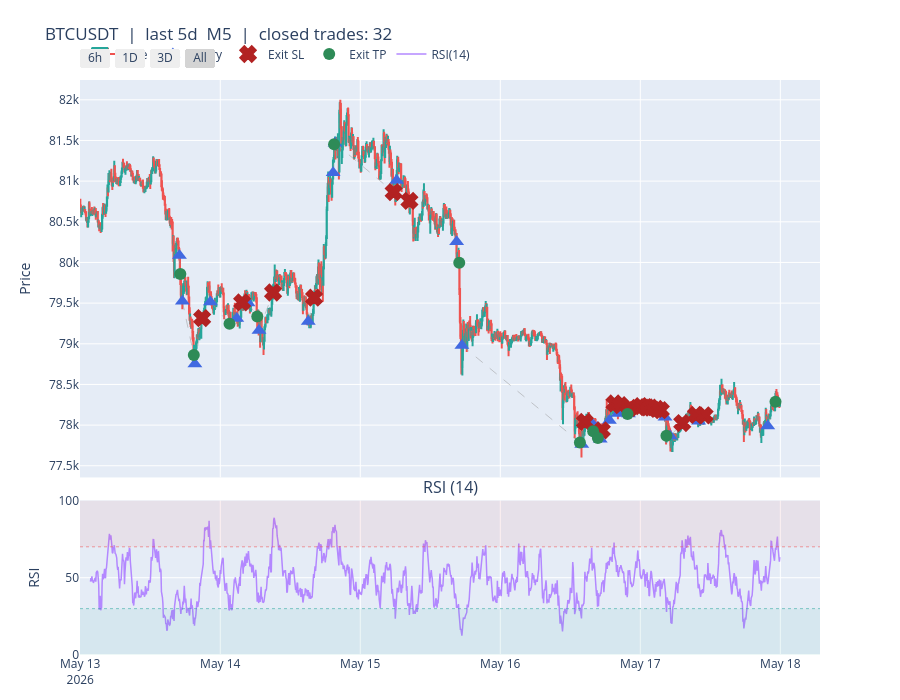
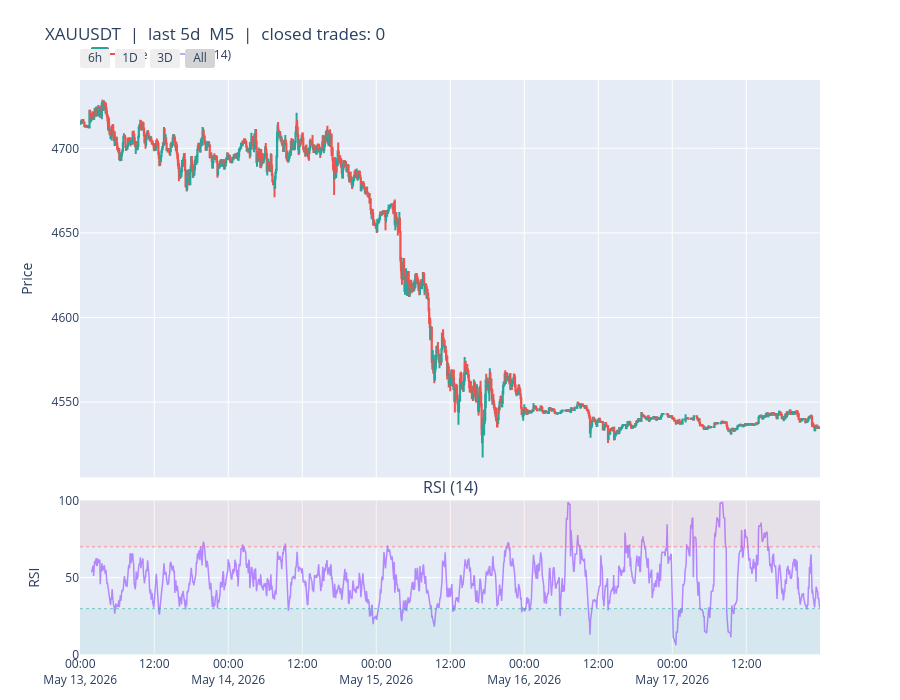
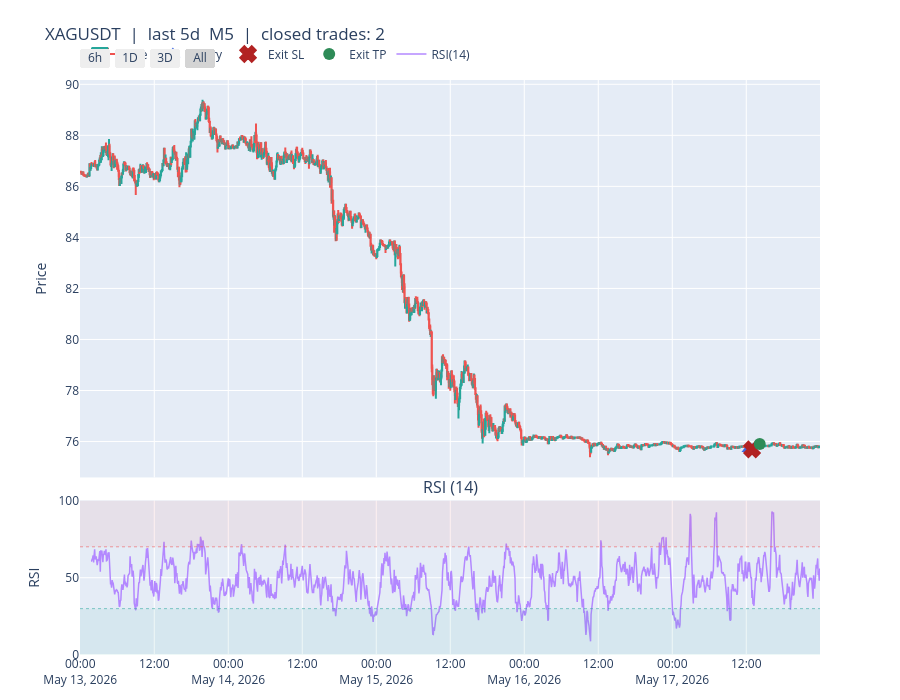

Here is the notebook cell these charts were saved with, in order:
### Code cell
# SECTION 5 — Last LOOKBACK_DAYS on M5: price + trades (one figure per symbol)
_now_ms = int(time.time() * 1000)
chart_t0 = _now_ms - LOOKBACK_DAYS * DAY_MS
chart_t1 = _now_ms
_cutoff = pd.to_datetime(chart_t0, unit="ms", utc=True)

for symbol in SYMBOLS:
    trades = trade_frames.get(symbol, pd.DataFrame())
    if not trades.empty:
        trades = trades.loc[trades["exit_time"] >= _cutoff].copy()

    print(
        f"OHLCV {symbol}  {pd.to_datetime(chart_t0, unit='ms', utc=True)} .. "
        f"{pd.to_datetime(chart_t1, unit='ms', utc=True)} UTC"
    )
    ohlcv = fetch_klines_in_range(symbol, CHART_INTERVAL, chart_t0, chart_t1)
    if not ohlcv.empty:
        ohlcv.index = ohlcv.index.tz_convert(_TEHRAN)

    plot_symbol_trades(symbol, ohlcv, trades)

print("All charts rendered.")

### Figure 1 — Plotly figure (JSON) as saved in the notebook; plotly's stock layout.template omitted (floating-point values rounded to 4 significant figures; data arrays with more than 128 entries replaced by an {"elided": "..."} marker saying what was removed)
{"data": [{"close": {"elided": "1440 float values"}, "decreasing": {"line": {"color": "#ef5350"}}, "high": {"elided": "1440 float values"}, "hoverinfo": "x+text", "hovertext": {"elided": "1440 str values"}, "increasing": {"line": {"color": "#26a69a"}}, "low": {"elided": "1440 float values"}, "name": "Price", "open": {"elided": "1440 float values"}, "type": "candlestick", "x": {"elided": "1440 str values"}, "xaxis": "x", "yaxis": "y"}, {"hoverinfo": "skip", "line": {"color": "rgba(150,150,150,0.5)", "dash": "dash", "width": 1}, "mode": "lines", "showlegend": false, "type": "scatter", "x": ["2026-05-13T17:00:03.155000+03:30", "2026-05-13T17:09:34.616000+03:30"], "xaxis": "x", "y": [80084, 79860.0], "yaxis": "y"}, {"hoverinfo": "skip", "line": {"color": "rgba(150,150,150,0.5)", "dash": "dash", "width": 1}, "mode": "lines", "showlegend": false, "type": "scatter", "x": ["2026-05-13T17:30:14.326000+03:30", "2026-05-13T19:28:08.146000+03:30"], "xaxis": "x", "y": [79522, 78860.0], "yaxis": "y"}, {"hoverinfo": "skip", "line": {"color": "rgba(150,150,150,0.5)", "dash": "dash", "width": 1}, "mode": "lines", "showlegend": false, "type": "scatter", "x": ["2026-05-13T19:39:17.585000+03:30", "2026-05-13T20:53:31.992000+03:30"], "xaxis": "x", "y": [78750.0, 79320.0], "yaxis": "y"}, {"hoverinfo": "skip", "line": {"color": "rgba(150,150,150,0.5)", "dash": "dash", "width": 1}, "mode": "lines", "showlegend": false, "type": "scatter", "x": ["2026-05-13T22:18:19.396000+03:30", "2026-05-14T01:35:19.991000+03:30"], "xaxis": "x", "y": [79520.0, 79250.0], "yaxis": "y"}, {"hoverinfo": "skip", "line": {"color": "rgba(150,150,150,0.5)", "dash": "dash", "width": 1}, "mode": "lines", "showlegend": false, "type": "scatter", "x": ["2026-05-14T02:49:45.376000+03:30", "2026-05-14T03:45:01.226000+03:30"], "xaxis": "x", "y": [79311, 79510.0], "yaxis": "y"}, {"hoverinfo": "skip", "line": {"color": "rgba(150,150,150,0.5)", "dash": "dash", "width": 1}, "mode": "lines", "showlegend": false, "type": "scatter", "x": ["2026-05-14T04:46:17.325000+03:30", "2026-05-14T06:20:30.786000+03:30"], "xaxis": "x", "y": [79500.0, 79330.0], "yaxis": "y"}, {"hoverinfo": "skip", "line": {"color": "rgba(150,150,150,0.5)", "dash": "dash", "width": 1}, "mode": "lines", "showlegend": false, "type": "scatter", "x": ["2026-05-14T06:38:23.943000+03:30", "2026-05-14T09:03:11.046000+03:30"], "xaxis": "x", "y": [79160.0, 79630.0], "yaxis": "y"}, {"hoverinfo": "skip", "line": {"color": "rgba(150,150,150,0.5)", "dash": "dash", "width": 1}, "mode": "lines", "showlegend": false, "type": "scatter", "x": ["2026-05-14T15:05:05.239000+03:30", "2026-05-14T16:05:02.826000+03:30"], "xaxis": "x", "y": [79270.0, 79570.0], "yaxis": "y"}, {"hoverinfo": "skip", "line": {"color": "rgba(150,150,150,0.5)", "dash": "dash", "width": 1}, "mode": "lines", "showlegend": false, "type": "scatter", "x": ["2026-05-14T19:20:46.115000+03:30", "2026-05-14T19:30:49.056000+03:30"], "xaxis": "x", "y": [81103, 81454], "yaxis": "y"}, {"hoverinfo": "skip", "line": {"color": "rgba(150,150,150,0.5)", "dash": "dash", "width": 1}, "mode": "lines", "showlegend": false, "type": "scatter", "x": ["2026-05-14T19:41:08.396000+03:30", "2026-05-15T05:43:11.286000+03:30"], "xaxis": "x", "y": [81465, 80860.0], "yaxis": "y"}, {"hoverinfo": "skip", "line": {"color": "rgba(150,150,150,0.5)", "dash": "dash", "width": 1}, "mode": "lines", "showlegend": false, "type": "scatter", "x": ["2026-05-15T06:13:51.806000+03:30", "2026-05-15T08:25:27.166000+03:30"], "xaxis": "x", "y": [81008, 80760.0], "yaxis": "y"}, {"hoverinfo": "skip", "line": {"color": "rgba(150,150,150,0.5)", "dash": "dash", "width": 1}, "mode": "lines", "showlegend": false, "type": "scatter", "x": ["2026-05-15T16:31:08.956000+03:30", "2026-05-15T16:57:50.356000+03:30"], "xaxis": "x", "y": [80260.0, 79996], "yaxis": "y"}, {"hoverinfo": "skip", "line": {"color": "rgba(150,150,150,0.5)", "dash": "dash", "width": 1}, "mode": "lines", "showlegend": false, "type": "scatter", "x": ["2026-05-15T17:25:05.023000+03:30", "2026-05-16T13:38:46.781000+03:30"], "xaxis": "x", "y": [78980.0, 77790.0], "yaxis": "y"}, {"hoverinfo": "skip", "line": {"color": "rgba(150,150,150,0.5)", "dash": "dash", "width": 1}, "mode": "lines", "showlegend": false, "type": "scatter", "x": ["2026-05-16T13:58:11.087000+03:30", "2026-05-16T14:30:34.736000+03:30"], "xaxis": "x", "y": [77760.0, 78040.0], "yaxis": "y"}, {"hoverinfo": "skip", "line": {"color": "rgba(150,150,150,0.5)", "dash": "dash", "width": 1}, "mode": "lines", "showlegend": false, "type": "scatter", "x": ["2026-05-16T15:26:58.929000+03:30", "2026-05-16T15:55:02.866000+03:30"], "xaxis": "x", "y": [78040.0, 77920.0], "yaxis": "y"}, {"hoverinfo": "skip", "line": {"color": "rgba(150,150,150,0.5)", "dash": "dash", "width": 1}, "mode": "lines", "showlegend": false, "type": "scatter", "x": ["2026-05-16T16:38:25.686000+03:30", "2026-05-16T16:43:23.506000+03:30"], "xaxis": "x", "y": [77970.0, 77840.0], "yaxis": "y"}, {"hoverinfo": "skip", "line": {"color": "rgba(150,150,150,0.5)", "dash": "dash", "width": 1}, "mode": "lines", "showlegend": false, "type": "scatter", "x": ["2026-05-16T17:07:50.026000+03:30", "2026-05-16T17:24:26.736000+03:30"], "xaxis": "x", "y": [77830.0, 77940.0], "yaxis": "y"}, {"hoverinfo": "skip", "line": {"color": "rgba(150,150,150,0.5)", "dash": "dash", "width": 1}, "mode": "lines", "showlegend": false, "type": "scatter", "x": ["2026-05-16T18:41:55.326000+03:30", "2026-05-16T19:33:59.536000+03:30"], "xaxis": "x", "y": [78060.0, 78266], "yaxis": "y"}, {"hoverinfo": "skip", "line": {"color": "rgba(150,150,150,0.5)", "dash": "dash", "width": 1}, "mode": "lines", "showlegend": false, "type": "scatter", "x": ["2026-05-16T20:11:53.944000+03:30", "2026-05-16T20:35:51.026000+03:30"], "xaxis": "x", "y": [78140.0, 78250.0], "yaxis": "y"}, {"hoverinfo": "skip", "line": {"color": "rgba(150,150,150,0.5)", "dash": "dash", "width": 1}, "mode": "lines", "showlegend": false, "type": "scatter", "x": ["2026-05-16T21:21:34.676000+03:30", "2026-05-16T21:48:39.696000+03:30"], "xaxis": "x", "y": [78215, 78140.0], "yaxis": "y"}, {"hoverinfo": "skip", "line": {"color": "rgba(150,150,150,0.5)", "dash": "dash", "width": 1}, "mode": "lines", "showlegend": false, "type": "scatter", "x": ["2026-05-16T21:57:47.007000+03:30", "2026-05-16T22:13:34.167000+03:30"], "xaxis": "x", "y": [78140.0, 78210.0], "yaxis": "y"}, {"hoverinfo": "skip", "line": {"color": "rgba(150,150,150,0.5)", "dash": "dash", "width": 1}, "mode": "lines", "showlegend": false, "type": "scatter", "x": ["2026-05-17T00:05:00.116000+03:30", "2026-05-17T00:05:54.237000+03:30"], "xaxis": "x", "y": [78210.0, 78234], "yaxis": "y"}, {"hoverinfo": "skip", "line": {"color": "rgba(150,150,150,0.5)", "dash": "dash", "width": 1}, "mode": "lines", "showlegend": false, "type": "scatter", "x": ["2026-05-17T00:55:01.198000+03:30", "2026-05-17T00:55:40.817000+03:30"], "xaxis": "x", "y": [78190.0, 78220.0], "yaxis": "y"}, {"hoverinfo": "skip", "line": {"color": "rgba(150,150,150,0.5)", "dash": "dash", "width": 1}, "mode": "lines", "showlegend": false, "type": "scatter", "x": ["2026-05-17T01:13:53.316000+03:30", "2026-05-17T01:14:03.527000+03:30"], "xaxis": "x", "y": [78190.0, 78220.0], "yaxis": "y"}, {"hoverinfo": "skip", "line": {"color": "rgba(150,150,150,0.5)", "dash": "dash", "width": 1}, "mode": "lines", "showlegend": false, "type": "scatter", "x": ["2026-05-17T01:33:22.126000+03:30", "2026-05-17T01:47:03.827000+03:30"], "xaxis": "x", "y": [78170.0, 78210.0], "yaxis": "y"}, {"hoverinfo": "skip", "line": {"color": "rgba(150,150,150,0.5)", "dash": "dash", "width": 1}, "mode": "lines", "showlegend": false, "type": "scatter", "x": ["2026-05-17T02:17:28.826000+03:30", "2026-05-17T02:47:53.708000+03:30"], "xaxis": "x", "y": [78180.0, 78200.0], "yaxis": "y"}, {"hoverinfo": "skip", "line": {"color": "rgba(150,150,150,0.5)", "dash": "dash", "width": 1}, "mode": "lines", "showlegend": false, "type": "scatter", "x": ["2026-05-17T03:19:48.826000+03:30", "2026-05-17T03:31:14.056000+03:30"], "xaxis": "x", "y": [78150.0, 78180.0], "yaxis": "y"}, {"hoverinfo": "skip", "line": {"color": "rgba(150,150,150,0.5)", "dash": "dash", "width": 1}, "mode": "lines", "showlegend": false, "type": "scatter", "x": ["2026-05-17T04:14:17.956000+03:30", "2026-05-17T04:28:45.326000+03:30"], "xaxis": "x", "y": [78097, 77870.0], "yaxis": "y"}, {"hoverinfo": "skip", "line": {"color": "rgba(150,150,150,0.5)", "dash": "dash", "width": 1}, "mode": "lines", "showlegend": false, "type": "scatter", "x": ["2026-05-17T05:06:27.276000+03:30", "2026-05-17T07:11:07.056000+03:30"], "xaxis": "x", "y": [77865, 78030.0], "yaxis": "y"}, {"hoverinfo": "skip", "line": {"color": "rgba(150,150,150,0.5)", "dash": "dash", "width": 1}, "mode": "lines", "showlegend": false, "type": "scatter", "x": ["2026-05-17T09:30:05.862000+03:30", "2026-05-17T09:32:17.156000+03:30"], "xaxis": "x", "y": [78100.0, 78120.0], "yaxis": "y"}, {"hoverinfo": "skip", "line": {"color": "rgba(150,150,150,0.5)", "dash": "dash", "width": 1}, "mode": "lines", "showlegend": false, "type": "scatter", "x": ["2026-05-17T10:00:03.967000+03:30", "2026-05-17T11:01:23.786000+03:30"], "xaxis": "x", "y": [78050.0, 78120.0], "yaxis": "y"}, {"hoverinfo": "skip", "line": {"color": "rgba(150,150,150,0.5)", "dash": "dash", "width": 1}, "mode": "lines", "showlegend": false, "type": "scatter", "x": ["2026-05-17T21:50:27.896000+03:30", "2026-05-17T23:10:23.001000+03:30"], "xaxis": "x", "y": [77990.0, 78286], "yaxis": "y"}, {"customdata": [[80084, "Short", "Market"], [79522, "Short", "Market"], [78750.0, "Short", "Market"], [79520.0, "Short", "Market"], [79311, "Short", "Market"], [79500.0, "Short", "Market"], [79160.0, "Short", "Market"], [79270.0, "Short", "Market"], [81103, "Long", "Market"], [81465, "Long", "Market"], [81008, "Long", "Market"], [80260.0, "Short", "Market"], [78980.0, "Short", "Market"], [77760.0, "Short", "Market"], [78040.0, "Short", "Market"], [77970.0, "Short", "Market"], [77830.0, "Short", "Market"], [78060.0, "Short", "Market"], [78140.0, "Short", "Market"], [78215, "Short", "Market"], [78140.0, "Short", "Market"], [78210.0, "Short", "Market"], [78190.0, "Short", "Market"], [78190.0, "Short", "Market"], [78170.0, "Short", "Market"], [78180.0, "Short", "Market"], [78150.0, "Short", "Market"], [78097, "Short", "Market"], [77865, "Short", "Market"], [78100.0, "Short", "Market"], [78050.0, "Short", "Market"], [77990.0, "Long", "Market"]], "hovertemplate": "<b>Entry</b><br>Time: %{x}<br>Price: %{customdata[0]}<br>Position: %{customdata[1]}<br>OrderType: %{customdata[2]}<extra></extra>", "marker": {"color": "royalblue", "size": 13, "symbol": "triangle-up"}, "mode": "markers", "name": "Entry", "type": "scatter", "x": ["2026-05-13T17:00:03.155", "2026-05-13T17:30:14.326", "2026-05-13T19:39:17.585", "2026-05-13T22:18:19.396", "2026-05-14T02:49:45.376", "2026-05-14T04:46:17.325", "2026-05-14T06:38:23.943", "2026-05-14T15:05:05.239", "2026-05-14T19:20:46.115", "2026-05-14T19:41:08.396", "2026-05-15T06:13:51.806", "2026-05-15T16:31:08.956", "2026-05-15T17:25:05.023", "2026-05-16T13:58:11.087", "2026-05-16T15:26:58.929", "2026-05-16T16:38:25.686", "2026-05-16T17:07:50.026", "2026-05-16T18:41:55.326", "2026-05-16T20:11:53.944", "2026-05-16T21:21:34.676", "2026-05-16T21:57:47.007", "2026-05-17T00:05:00.116", "2026-05-17T00:55:01.198", "2026-05-17T01:13:53.316", "2026-05-17T01:33:22.126", "2026-05-17T02:17:28.826", "2026-05-17T03:19:48.826", "2026-05-17T04:14:17.956", "2026-05-17T05:06:27.276", "2026-05-17T09:30:05.862", "2026-05-17T10:00:03.967", "2026-05-17T21:50:27.896"], "xaxis": "x", "y": [80080.0, 79520.0, 78750.0, 79520.0, 79310.0, 79500.0, 79160.0, 79270.0, 81100.0, 81460.0, 81010.0, 80260.0, 78980.0, 77760.0, 78040.0, 77970.0, 77830.0, 78060.0, 78140.0, 78220.0, 78140.0, 78210.0, 78190.0, 78190.0, 78170.0, 78180.0, 78150.0, 78100.0, 77860.0, 78100.0, 78050.0, 77990.0], "yaxis": "y"}, {"customdata": [[79320.0, -4.364], [79510.0, -25.64], [79630.0, -22.67], [79570.0, -16.94], [80860.0, -19.71], [80760.0, -21.73], [78040.0, -21.79], [77940.0, -19.95], [78266, -19.94], [78250.0, -20.16], [78210.0, -19.9], [78234, -20.32], [78220.0, -20.19], [78220.0, -20.75], [78210.0, -19.3], [78200.0, -20.22], [78180.0, -19.73], [78030.0, -19.94], [78120.0, -13.91], [78120.0, -16.93]], "hovertemplate": "<b>Exit — Stop Loss</b><br>Time: %{x}<br>Price: %{customdata[0]}<br>PnL: %{customdata[1]}<extra></extra>", "marker": {"color": "firebrick", "line": {"color": "firebrick", "width": 2.5}, "size": 13, "symbol": "x"}, "mode": "markers", "name": "Exit SL", "type": "scatter", "x": ["2026-05-13T20:53:31.992", "2026-05-14T03:45:01.226", "2026-05-14T09:03:11.046", "2026-05-14T16:05:02.826", "2026-05-15T05:43:11.286", "2026-05-15T08:25:27.166", "2026-05-16T14:30:34.736", "2026-05-16T17:24:26.736", "2026-05-16T19:33:59.536", "2026-05-16T20:35:51.026", "2026-05-16T22:13:34.167", "2026-05-17T00:05:54.237", "2026-05-17T00:55:40.817", "2026-05-17T01:14:03.527", "2026-05-17T01:47:03.827", "2026-05-17T02:47:53.708", "2026-05-17T03:31:14.056", "2026-05-17T07:11:07.056", "2026-05-17T09:32:17.156", "2026-05-17T11:01:23.786"], "xaxis": "x", "y": [79320.0, 79510.0, 79630.0, 79570.0, 80860.0, 80760.0, 78040.0, 77940.0, 78270.0, 78250.0, 78210.0, 78230.0, 78220.0, 78220.0, 78210.0, 78200.0, 78180.0, 78030.0, 78120.0, 78120.0], "yaxis": "y"}, {"customdata": [[79860.0, 1.154], [78860.0, 4.211], [79250.0, 13.94], [79330.0, 12.8], [81454, 16.53], [79996, 14.74], [77790.0, 18.04], [77920.0, 10.24], [77840.0, 11.4], [78140.0, 5.341], [77870.0, 29.63], [78286, 28.62]], "hovertemplate": "<b>Exit — Take Profit</b><br>Time: %{x}<br>Price: %{customdata[0]}<br>PnL: %{customdata[1]}<extra></extra>", "marker": {"color": "seagreen", "size": 12, "symbol": "circle"}, "mode": "markers", "name": "Exit TP", "type": "scatter", "x": ["2026-05-13T17:09:34.616", "2026-05-13T19:28:08.146", "2026-05-14T01:35:19.991", "2026-05-14T06:20:30.786", "2026-05-14T19:30:49.056", "2026-05-15T16:57:50.356", "2026-05-16T13:38:46.781", "2026-05-16T15:55:02.866", "2026-05-16T16:43:23.506", "2026-05-16T21:48:39.696", "2026-05-17T04:28:45.326", "2026-05-17T23:10:23.001"], "xaxis": "x", "y": [79860.0, 78860.0, 79250.0, 79330.0, 81450.0, 80000.0, 77790.0, 77920.0, 77840.0, 78140.0, 77870.0, 78290.0], "yaxis": "y"}, {"hovertemplate": "RSI: %{y:.2f}<extra></extra>", "line": {"color": "#b388ff", "width": 1.5}, "mode": "lines", "name": "RSI(14)", "type": "scatter", "x": {"elided": "1440 str values"}, "xaxis": "x2", "y": {"elided": "1440 float values"}, "yaxis": "y2"}], "layout": {"annotations": [{"font": {"size": 16}, "showarrow": false, "text": "RSI (14)", "x": 0.5, "xanchor": "center", "xref": "paper", "y": 0.2688, "yanchor": "bottom", "yref": "paper"}], "height": 700, "hovermode": "x unified", "legend": {"orientation": "h", "x": 0, "xanchor": "left", "y": 1.02, "yanchor": "bottom"}, "margin": {"b": 20, "t": 80}, "shapes": [{"fillcolor": "rgba(239,83,80,0.08)", "line": {"width": 0}, "type": "rect", "x0": 0, "x1": 1, "xref": "x2 domain", "y0": 70, "y1": 100, "yref": "y2"}, {"fillcolor": "rgba(38,166,154,0.08)", "line": {"width": 0}, "type": "rect", "x0": 0, "x1": 1, "xref": "x2 domain", "y0": 0, "y1": 30, "yref": "y2"}, {"line": {"color": "rgba(239,83,80,0.55)", "dash": "dot", "width": 1}, "type": "line", "x0": 0, "x1": 1, "xref": "x2 domain", "y0": 70, "y1": 70, "yref": "y2"}, {"line": {"color": "rgba(38,166,154,0.55)", "dash": "dot", "width": 1}, "type": "line", "x0": 0, "x1": 1, "xref": "x2 domain", "y0": 30, "y1": 30, "yref": "y2"}], "title": {"text": "BTCUSDT  |  last 5d  M5  |  closed trades: 32"}, "xaxis": {"anchor": "y", "domain": [0, 1], "matches": "x2", "rangeselector": {"buttons": [{"count": 6, "label": "6h", "step": "hour", "stepmode": "backward"}, {"count": 1, "label": "1D", "step": "day", "stepmode": "backward"}, {"count": 3, "label": "3D", "step": "day", "stepmode": "backward"}, {"label": "All", "step": "all"}]}, "rangeslider": {"visible": false}, "showticklabels": false, "type": "date"}, "xaxis2": {"anchor": "y2", "domain": [0, 1], "type": "date"}, "yaxis": {"anchor": "x", "domain": [0.3088, 1], "title": {"text": "Price"}}, "yaxis2": {"anchor": "x2", "domain": [0, 0.2688], "fixedrange": true, "range": [0, 100], "title": {"text": "RSI"}}}}

### Figure 2 — Plotly figure (JSON) as saved in the notebook; plotly's stock layout.template omitted (floating-point values rounded to 4 significant figures; data arrays with more than 128 entries replaced by an {"elided": "..."} marker saying what was removed)
{"data": [{"close": {"elided": "1440 float values"}, "decreasing": {"line": {"color": "#ef5350"}}, "high": {"elided": "1440 float values"}, "hoverinfo": "x+text", "hovertext": {"elided": "1440 str values"}, "increasing": {"line": {"color": "#26a69a"}}, "low": {"elided": "1440 float values"}, "name": "Price", "open": {"elided": "1440 float values"}, "type": "candlestick", "x": {"elided": "1440 str values"}, "xaxis": "x", "yaxis": "y"}, {"hovertemplate": "RSI: %{y:.2f}<extra></extra>", "line": {"color": "#b388ff", "width": 1.5}, "mode": "lines", "name": "RSI(14)", "type": "scatter", "x": {"elided": "1440 str values"}, "xaxis": "x2", "y": {"elided": "1440 float values"}, "yaxis": "y2"}], "layout": {"annotations": [{"font": {"size": 16}, "showarrow": false, "text": "RSI (14)", "x": 0.5, "xanchor": "center", "xref": "paper", "y": 0.2688, "yanchor": "bottom", "yref": "paper"}], "height": 700, "hovermode": "x unified", "legend": {"orientation": "h", "x": 0, "xanchor": "left", "y": 1.02, "yanchor": "bottom"}, "margin": {"b": 20, "t": 80}, "shapes": [{"fillcolor": "rgba(239,83,80,0.08)", "line": {"width": 0}, "type": "rect", "x0": 0, "x1": 1, "xref": "x2 domain", "y0": 70, "y1": 100, "yref": "y2"}, {"fillcolor": "rgba(38,166,154,0.08)", "line": {"width": 0}, "type": "rect", "x0": 0, "x1": 1, "xref": "x2 domain", "y0": 0, "y1": 30, "yref": "y2"}, {"line": {"color": "rgba(239,83,80,0.55)", "dash": "dot", "width": 1}, "type": "line", "x0": 0, "x1": 1, "xref": "x2 domain", "y0": 70, "y1": 70, "yref": "y2"}, {"line": {"color": "rgba(38,166,154,0.55)", "dash": "dot", "width": 1}, "type": "line", "x0": 0, "x1": 1, "xref": "x2 domain", "y0": 30, "y1": 30, "yref": "y2"}], "title": {"text": "XAUUSDT  |  last 5d  M5  |  closed trades: 0"}, "xaxis": {"anchor": "y", "domain": [0, 1], "matches": "x2", "rangeselector": {"buttons": [{"count": 6, "label": "6h", "step": "hour", "stepmode": "backward"}, {"count": 1, "label": "1D", "step": "day", "stepmode": "backward"}, {"count": 3, "label": "3D", "step": "day", "stepmode": "backward"}, {"label": "All", "step": "all"}]}, "rangeslider": {"visible": false}, "showticklabels": false, "type": "date"}, "xaxis2": {"anchor": "y2", "domain": [0, 1], "type": "date"}, "yaxis": {"anchor": "x", "domain": [0.3088, 1], "title": {"text": "Price"}}, "yaxis2": {"anchor": "x2", "domain": [0, 0.2688], "fixedrange": true, "range": [0, 100], "title": {"text": "RSI"}}}}

### Figure 3 — Plotly figure (JSON) as saved in the notebook; plotly's stock layout.template omitted (floating-point values rounded to 4 significant figures; data arrays with more than 128 entries replaced by an {"elided": "..."} marker saying what was removed)
{"data": [{"close": {"elided": "1440 float values"}, "decreasing": {"line": {"color": "#ef5350"}}, "high": {"elided": "1440 float values"}, "hoverinfo": "x+text", "hovertext": {"elided": "1440 str values"}, "increasing": {"line": {"color": "#26a69a"}}, "low": {"elided": "1440 float values"}, "name": "Price", "open": {"elided": "1440 float values"}, "type": "candlestick", "x": {"elided": "1440 str values"}, "xaxis": "x", "yaxis": "y"}, {"hoverinfo": "skip", "line": {"color": "rgba(150,150,150,0.5)", "dash": "dash", "width": 1}, "mode": "lines", "showlegend": false, "type": "scatter", "x": ["2026-05-17T12:26:32.283000+03:30", "2026-05-17T12:56:32.730000+03:30"], "xaxis": "x", "y": [75.72, 75.69], "yaxis": "y"}, {"hoverinfo": "skip", "line": {"color": "rgba(150,150,150,0.5)", "dash": "dash", "width": 1}, "mode": "lines", "showlegend": false, "type": "scatter", "x": ["2026-05-17T12:56:32.730000+03:30", "2026-05-17T14:11:01.501000+03:30"], "xaxis": "x", "y": [75.69, 75.9], "yaxis": "y"}, {"customdata": [[75.72, "Short", "Limit"], [75.69, "Long", "Market"]], "hovertemplate": "<b>Entry</b><br>Time: %{x}<br>Price: %{customdata[0]}<br>Position: %{customdata[1]}<br>OrderType: %{customdata[2]}<extra></extra>", "marker": {"color": "royalblue", "size": 13, "symbol": "triangle-up"}, "mode": "markers", "name": "Entry", "type": "scatter", "x": ["2026-05-17T12:26:32.283", "2026-05-17T12:56:32.730"], "xaxis": "x", "y": [75.72, 75.69], "yaxis": "y"}, {"customdata": [[75.69, -2.254]], "hovertemplate": "<b>Exit — Stop Loss</b><br>Time: %{x}<br>Price: %{customdata[0]}<br>PnL: %{customdata[1]}<extra></extra>", "marker": {"color": "firebrick", "line": {"color": "firebrick", "width": 2.5}, "size": 13, "symbol": "x"}, "mode": "markers", "name": "Exit SL", "type": "scatter", "x": ["2026-05-17T12:56:32.730"], "xaxis": "x", "y": [75.69], "yaxis": "y"}, {"customdata": [[75.9, 6.77]], "hovertemplate": "<b>Exit — Take Profit</b><br>Time: %{x}<br>Price: %{customdata[0]}<br>PnL: %{customdata[1]}<extra></extra>", "marker": {"color": "seagreen", "size": 12, "symbol": "circle"}, "mode": "markers", "name": "Exit TP", "type": "scatter", "x": ["2026-05-17T14:11:01.501"], "xaxis": "x", "y": [75.9], "yaxis": "y"}, {"hovertemplate": "RSI: %{y:.2f}<extra></extra>", "line": {"color": "#b388ff", "width": 1.5}, "mode": "lines", "name": "RSI(14)", "type": "scatter", "x": {"elided": "1440 str values"}, "xaxis": "x2", "y": {"elided": "1440 float values"}, "yaxis": "y2"}], "layout": {"annotations": [{"font": {"size": 16}, "showarrow": false, "text": "RSI (14)", "x": 0.5, "xanchor": "center", "xref": "paper", "y": 0.2688, "yanchor": "bottom", "yref": "paper"}], "height": 700, "hovermode": "x unified", "legend": {"orientation": "h", "x": 0, "xanchor": "left", "y": 1.02, "yanchor": "bottom"}, "margin": {"b": 20, "t": 80}, "shapes": [{"fillcolor": "rgba(239,83,80,0.08)", "line": {"width": 0}, "type": "rect", "x0": 0, "x1": 1, "xref": "x2 domain", "y0": 70, "y1": 100, "yref": "y2"}, {"fillcolor": "rgba(38,166,154,0.08)", "line": {"width": 0}, "type": "rect", "x0": 0, "x1": 1, "xref": "x2 domain", "y0": 0, "y1": 30, "yref": "y2"}, {"line": {"color": "rgba(239,83,80,0.55)", "dash": "dot", "width": 1}, "type": "line", "x0": 0, "x1": 1, "xref": "x2 domain", "y0": 70, "y1": 70, "yref": "y2"}, {"line": {"color": "rgba(38,166,154,0.55)", "dash": "dot", "width": 1}, "type": "line", "x0": 0, "x1": 1, "xref": "x2 domain", "y0": 30, "y1": 30, "yref": "y2"}], "title": {"text": "XAGUSDT  |  last 5d  M5  |  closed trades: 2"}, "xaxis": {"anchor": "y", "domain": [0, 1], "matches": "x2", "rangeselector": {"buttons": [{"count": 6, "label": "6h", "step": "hour", "stepmode": "backward"}, {"count": 1, "label": "1D", "step": "day", "stepmode": "backward"}, {"count": 3, "label": "3D", "step": "day", "stepmode": "backward"}, {"label": "All", "step": "all"}]}, "rangeslider": {"visible": false}, "showticklabels": false, "type": "date"}, "xaxis2": {"anchor": "y2", "domain": [0, 1], "type": "date"}, "yaxis": {"anchor": "x", "domain": [0.3088, 1], "title": {"text": "Price"}}, "yaxis2": {"anchor": "x2", "domain": [0, 0.2688], "fixedrange": true, "range": [0, 100], "title": {"text": "RSI"}}}}
